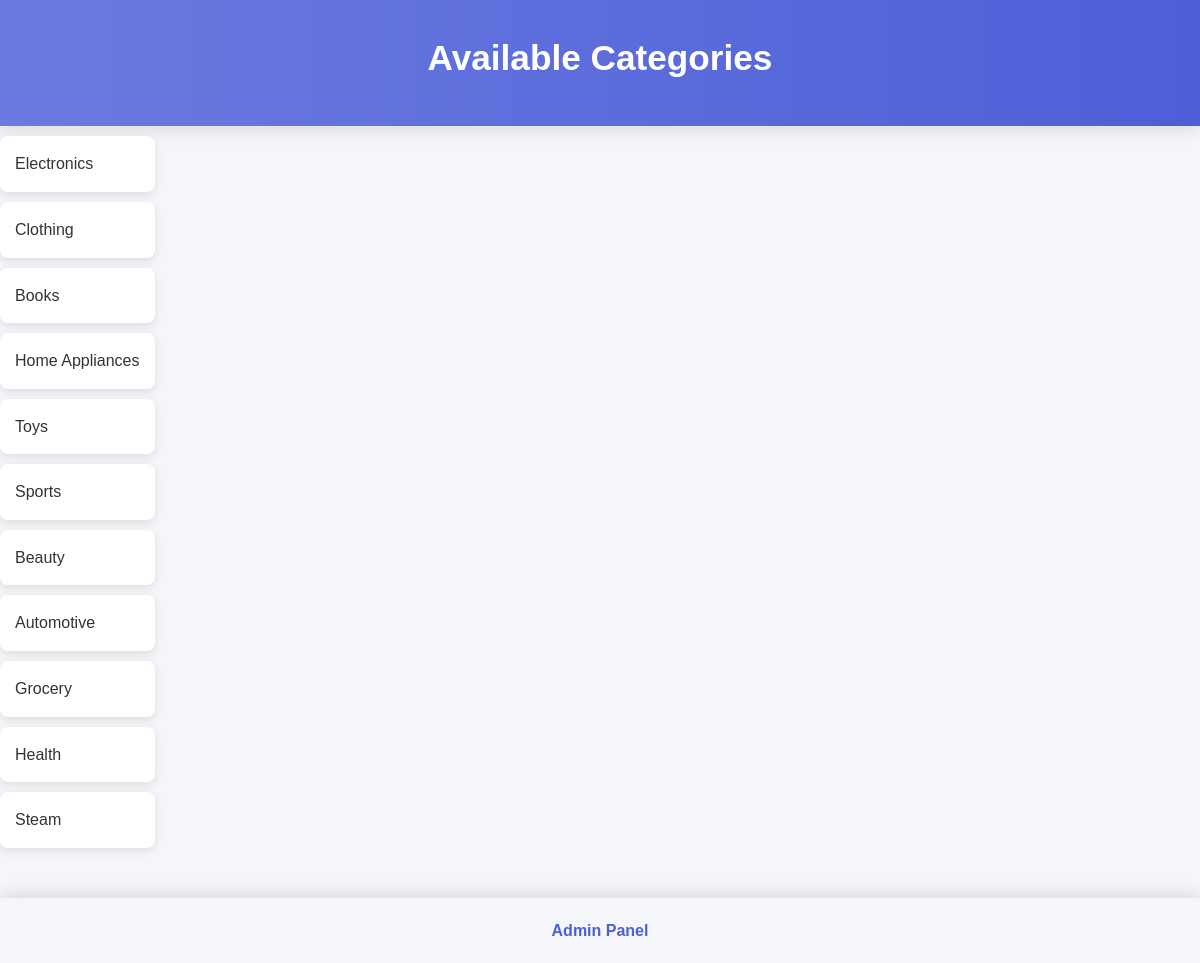
The page / on the database its author committed.
### tables this page shows
CREATE TABLE `categories` (
  `id` int(11) NOT NULL,
  `name` varchar(255) NOT NULL,
  `created_at` timestamp NOT NULL DEFAULT current_timestamp()
);

### index.php (the view, shortened to what this page needs)
<?php
include 'db.php';
$query = "SELECT * FROM categories";
$response = $mysqli->query($query);
$categoryItems = [];
if ($response) {
    while ($data = $response->fetch_assoc()) {
        $categoryItems[] = $data;
    }
}
?>
<!DOCTYPE html>
<html>
<head>
    <link rel="stylesheet" href="style.css">
</head>
<body>
    <header>
        <h1>Available Categories</h1>
    </header>
    <section class="category-list">
        <ul>
            <?php foreach ($categoryItems as $category): ?>
                <li class="item"><a href="category.php?id=<?= $category['id'] ?>" class="category-link"><?= htmlspecialchars($category['name']) ?></a></li>
            <?php endforeach; ?>
        </ul>
    </section>
    <footer class="admin-area">
        <a href="admin.php" class="admin-button">Admin Panel</a>
    </footer>
</body>
</html>

### style.css (style rules this page uses)
* { margin: 0; padding: 0; box-sizing: border-box; }
body { font-family: 'Arial', sans-serif; background: #f4f6f9; color: #333; line-height: 1.6; }
h1, h2 { font-weight: 600; margin-bottom: 10px; }
header { background: linear-gradient(90deg, #6c7ae0, #4c5fd7); color: white; padding: 30px; text-align: center; box-shadow: 0 5px 15px rgba(0, 0, 0, 0.1); }
header h1 { font-size: 2.2em; }
.product-list, .category-list { display: flex; flex-wrap: wrap; gap: 30px; justify-content: space-between; }
a { text-decoration: none; color: inherit; }
footer { text-align: center; padding: 20px; background: #f4f6f9; box-shadow: 0 -5px 15px rgba(0, 0, 0, 0.1); margin-top: 40px; }
footer a { color: #4c5fd7; font-weight: 600; text-decoration: none; font-size: 1em; transition: color 0.3s ease; }
ul li { background-color: #ffffff; margin: 10px 0; padding: 15px; border-radius: 8px; box-shadow: 0 3px 10px rgba(0, 0, 0, 0.1); display: flex; justify-content: space-between; align-items: center; }
.admin-button { text-align: center; margin-top: 40px; }

### rows shown on the page
categories: name "Electronics"
categories: name "Clothing"
categories: name "Books"
categories: name "Home Appliances"
categories: name "Toys"
categories: name "Sports"
categories: name "Beauty"
categories: name "Automotive"
categories: name "Grocery"
categories: name "Health"
categories: name "Steam"
